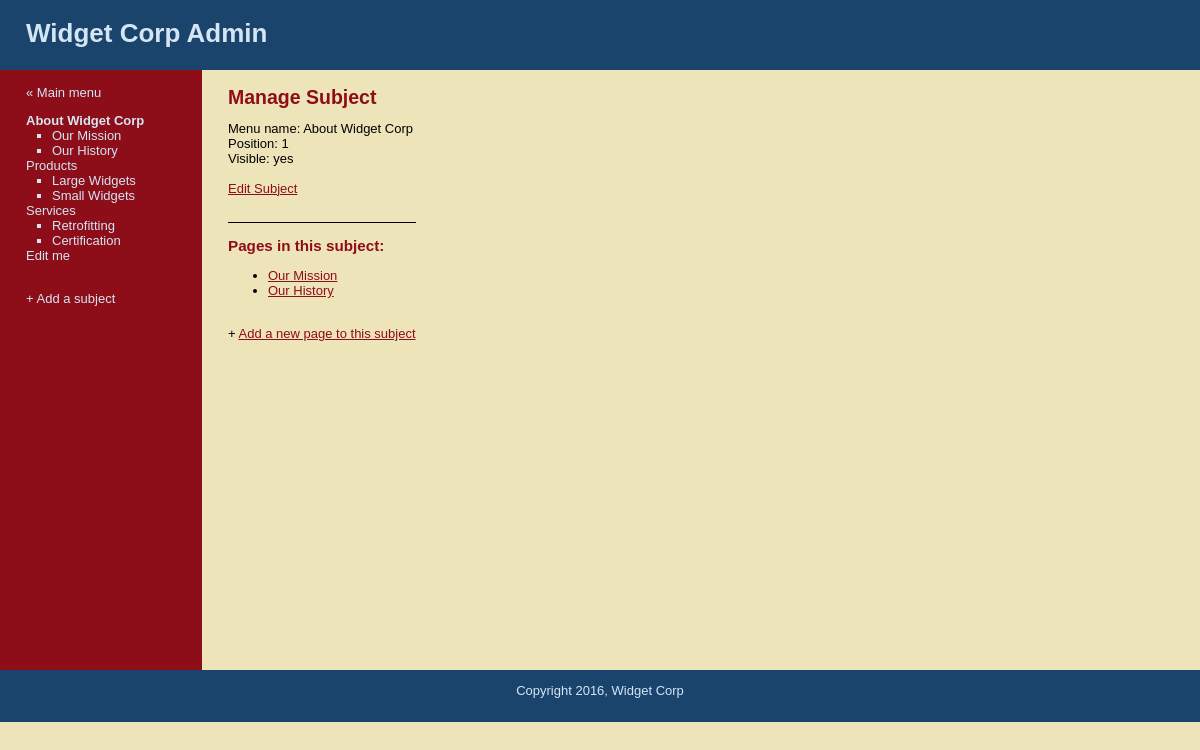
The app's page /manage_content.php?subject=1 (signed in) with its own data.
### tables this page shows
CREATE TABLE `subjects` (
  `id` int(11) NOT NULL AUTO_INCREMENT,
  `menu_name` varchar(30) NOT NULL,
  `position` int(3) NOT NULL,
  `visible` tinyint(1) NOT NULL,
  PRIMARY KEY (`id`)
);

CREATE TABLE `pages` (
  `id` int(11) NOT NULL AUTO_INCREMENT,
  `subject_id` int(11) NOT NULL,
  `menu_name` varchar(30) NOT NULL,
  `position` int(3) NOT NULL,
  `visible` tinyint(1) NOT NULL,
  `content` text,
  PRIMARY KEY (`id`),
  KEY `subject_id` (`subject_id`)
);

### public/manage_content.php (the view, shortened to what this page needs)
<?php require_once("../includes/db_connection.php"); ?>
<?php require_once("../includes/functions.php"); ?>
<?php $layout_context = "admin"; ?>
<?php include("../includes/layouts/header.php"); ?>
<?php find_selected_page(); ?>
<div id="main">
  <div id="navigation">
		<br />
		<a href="admin.php">&laquo; Main menu</a><br />
		<?php echo navigation($current_subject, $current_page); ?>
		<br />
		<a href="new_subject.php">+ Add a subject</a>
  </div>
  <div id="page">
		<?php if ($current_subject) { ?>
	    <h2>Manage Subject</h2>
			Menu name: <?php echo htmlentities($current_subject["menu_name"]); ?><br />
			Position: <?php echo $current_subject["position"]; ?><br />
			Visible: <?php echo $current_subject["visible"] == 1 ? 'yes' : 'no'; ?><br />
			<br />
			<a href="edit_subject.php?subject=<?php echo urlencode($current_subject["id"]); ?>">Edit Subject</a>
			<div style="margin-top: 2em; border-top: 1px solid #000000;">
				<h3>Pages in this subject:</h3>
				<ul>
				<?php
					$subject_pages = find_pages_for_subject($current_subject["id"], false);
					while($page = mysqli_fetch_assoc($subject_pages)) {
						echo "<li>";
						$safe_page_id = urlencode($page["id"]);
						echo "<a href=\"manage_content.php?page={$safe_page_id}\">";
						echo htmlentities($page["menu_name"]);
						echo "</a>";
						echo "</li>";
					}
				?>
				</ul>
				<br />
				+ <a href="new_page.php?subject=<?php echo urlencode($current_subject["id"]); ?>">Add a new page to this subject</a>
			</div>
		<?php } else { ?>
			Please select a subject or a page.
		<?php }?>
  </div>
</div>
<?php include("../includes/layouts/footer.php"); ?>

### includes/layouts/header.php (shortened to what this page needs)
<!DOCTYPE html PUBLIC "-//W3C//DTD HTML 4.01 Transitional//EN"
   "http://www.w3.org/TR/html4/loose.dtd">
<html lang="en">
	<head>
		<link href="stylesheets/public.css" media="all" rel="stylesheet" type="text/css" />
	</head>
	<body>
    <div id="header">
      <h1>Widget Corp <?php if ($layout_context == "admin") { echo "Admin"; } ?></h1>
    </div>

### includes/functions.php (shortened to what this page needs)
<?php
	function find_all_subjects($public=true) {
		global $connection;
		$query  = "SELECT * ";
		$query .= "FROM subjects ";
		$query .= "ORDER BY position ASC";
		$subject_set = mysqli_query($connection, $query);
		return $subject_set;
	}
	function find_pages_for_subject($subject_id, $public=true) {
		global $connection;
		$safe_subject_id = mysqli_real_escape_string($connection, $subject_id);
		$query  = "SELECT * ";
		$query .= "FROM pages ";
		$query .= "WHERE subject_id = {$safe_subject_id} ";
		$query .= "ORDER BY position ASC";
		$page_set = mysqli_query($connection, $query);
		return $page_set;
	}
	function find_subject_by_id($subject_id, $public=true) {
		global $connection;
		$safe_subject_id = mysqli_real_escape_string($connection, $subject_id);
		$query  = "SELECT * ";
		$query .= "FROM subjects ";
		$query .= "WHERE id = {$safe_subject_id} ";
		$query .= "LIMIT 1";
		$subject_set = mysqli_query($connection, $query);
		if($subject = mysqli_fetch_assoc($subject_set)) {
			return $subject;
		} else {
			return null;
		}
	}
	function find_selected_page($public=false) {
		if (isset($_GET["subject"])) {
			$current_subject = find_subject_by_id($_GET["subject"], $public);
			if ($current_subject && $public) {
				$current_page = find_default_page_for_subject($current_subject["id"]);
			} else {
				$current_page = null;
			}
		} elseif (isset($_GET["page"])) {
			$current_subject = null;
			$current_page = find_page_by_id($_GET["page"], $public);
		} else {
			$current_subject = null;
			$current_page = null;
		}
	}
	function navigation($subject_array, $page_array) {
		$output = "<ul class=\"subjects\">";
		$subject_set = find_all_subjects(false);
		while($subject = mysqli_fetch_assoc($subject_set)) {
			$output .= "<li";
			if ($subject_array && $subject["id"] == $subject_array["id"]) {
				$output .= " class=\"selected\"";
			}
			$output .= ">";
			$output .= "<a href=\"manage_content.php?subject=";
			$output .= urlencode($subject["id"]);
			$output .= "\">";
			$output .= htmlentities($subject["menu_name"]);
			$output .= "</a>";
			$page_set = find_pages_for_subject($subject["id"], false);
			$output .= "<ul class=\"pages\">";
			while($page = mysqli_fetch_assoc($page_set)) {
				$output .= "<li";
				$output .= ">";
				$output .= "<a href=\"manage_content.php?page=";
				$output .= urlencode($page["id"]);
				$output .= "\">";
				$output .= htmlentities($page["menu_name"]);
				$output .= "</a></li>";
			}
			$output .= "</ul></li>";
		}
		$output .= "</ul>";
		return $output;
	}
?>

### includes/layouts/footer.php (shortened to what this page needs)
    <div id="footer">Copyright <?php echo date("Y"); ?>, Widget Corp</div>
	</body>
</html>

### public/stylesheets/public.css (style rules this page uses)
html { height: 100%; width: 100%; }
body { width: 100%; height: 100%; margin: 0; padding: 0; border: 0; font-family: Verdana, Arial, Helvetica, sans-serif; font-size: 13px; line-height: 15px; background: #EEE4B9; }
a { color: #8D0D19; }
#header { height: 70px; margin: 0; padding: 0; text-align: left; background: #1A446C; color: #D4E6F4; }
#header h1 { padding: 1em; margin: 0; }
#main { height: 600px; width: 100%; margin: 0; padding: 0; background: #EEE4B9; }
#footer { clear: both; height: 2em; margin: 0; padding: 1em; text-align: center; background: #1A446C; color: #D4E6F4; }
#navigation { float: left; width: 150px; height: 100%; margin: 0; padding: 0 2em; color: #D4E6F4; background: #8D0D19; }
#navigation a { color: #D4E6F4; text-decoration: none; }
ul.subjects { margin: 1em 0; padding-left: 0; list-style: none; }
ul.pages { padding-left: 2em; list-style: square; font-weight: normal; }
.selected { font-weight: bold; }
#page { float: left; height: 100%; padding-left: 2em; vertical-align: top; background: #EEE4B9; }
#page h2 { color: #8D0D19; margin-top: 1em; }
#page h3 { color: #8D0D19; }

### records on screen
subjects: value "About Widget Corp", menu_name "About Widget Corp", position "1"
pages: value "Our Mission", menu_name "Our Mission"
pages: value "Our History", menu_name "Our History"
subjects: value "Products"
pages: value "Large Widgets"
pages: value "Small Widgets"
subjects: value "Services"
pages: value "Retrofitting"
pages: value "Certification"
subjects: value "Edit me"
